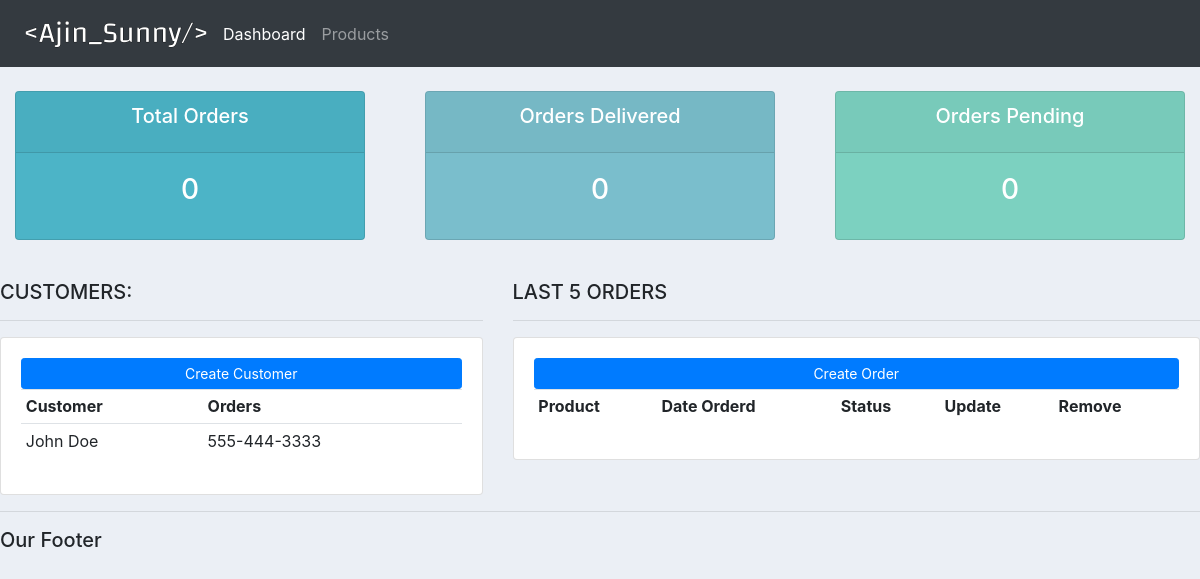
/, run on an earlier commit of the app's database.
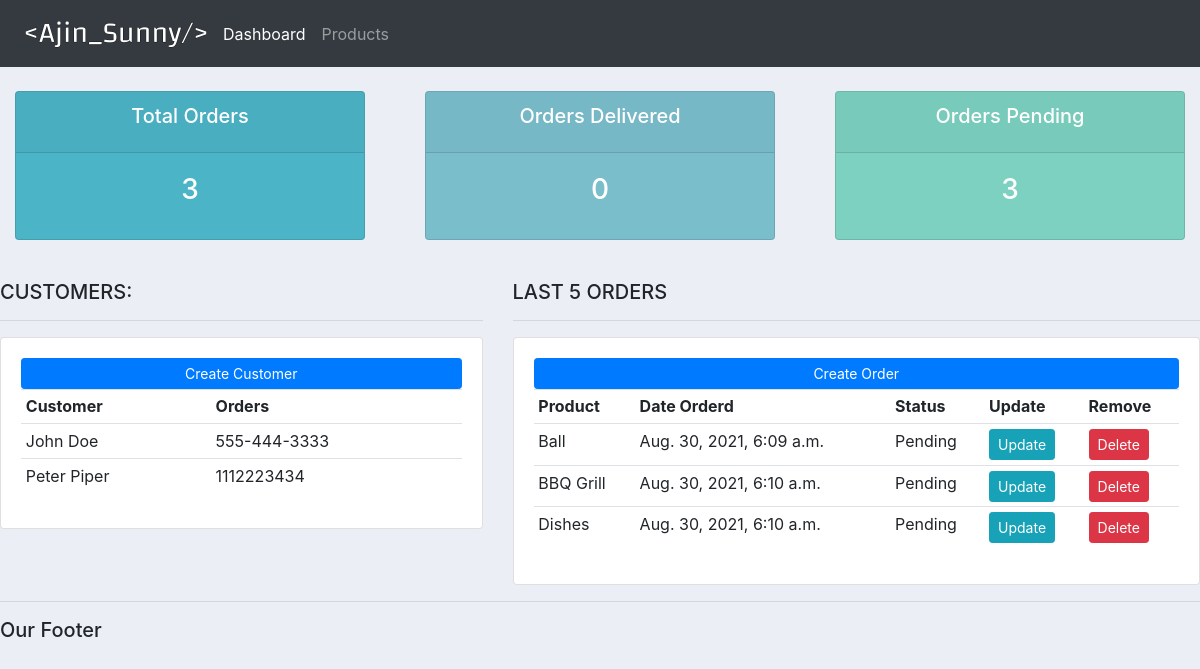
And on a later commit of the database.
### accounts/models.py (models this page shows, shortened)
class Customer(models.Model):
    name = models.CharField(max_length=200, null=True)
    phone = models.CharField(max_length=200, null=True)
    email = models.CharField(max_length=200, null=True)
    date_created = models.DateTimeField(auto_now_add=True)

class Order(models.Model):
    STATUS = (('Pending','Pending'),
     ('Out for Delivery','Out for Delivery'),
     ('Delivered','Delivered'))
    customer = models.ForeignKey(Customer, null=True, on_delete=models.SET_NULL)
    product = models.ForeignKey(Product, null=True, on_delete=models.SET_NULL)
    date_created=models.DateTimeField(auto_now=True,null=True)
    status = models.CharField(max_length=200, null=True, choices=STATUS)

class Product(models.Model):
    CATEGORY = (('Indoor','Indoor'), ('Outdoor','Outdoor'))
    name = models.CharField(max_length=200, null=True)
    price = models.FloatField(null=True)
    category = models.CharField(max_length=200, null=True, choices=CATEGORY)
    description = models.CharField(max_length=200, null=True, blank=True)
    date_created = models.DateTimeField(auto_now_add=True, null=True)
    tags = models.ManyToManyField(Tag)
    def __str__(self):
        return self.name

### accounts/views.py (the view)
# urls.py: path('', views.home, name="home"),
def home(request):
    orders = Order.objects.all()
    customers = Customer.objects.all()
    total_customers = customers.count()
    total_orders = orders.count()
    delivered = orders.filter(status = 'Delivered').count()
    pending = orders.filter(status='Pending').count()
    context = {'orders':orders, 'cusomters':customers, 'total_orders':total_orders, 'delivered':delivered, 'pending':pending }
    return render(request, 'accounts/dashboard.html', context)

### accounts/templates/accounts/dashboard.html
{% extends 'accounts/main.html' %}
{% block content %}
{% include 'accounts/status.html' %}
<br />
<div class="row">
  <div class="col-md-5">
    <h5>CUSTOMERS:</h5>
    <hr />
    <div class="card card-body">
      <a class="btn btn-primary btn-sm btn-block" href="">Create Customer</a>
      <table class="table table-sm">
        <tr>
          <th>Customer</th>
          <th>Orders</th>
        </tr>
        {% for customer in cusomters %}
        <tr>
          <td>{{customer.name}}</td>
          <td>{{customer.phone}}</td>
        </tr>
        {% endfor %}
      </table>
    </div>
  </div>
  <div class="col-md-7">
    <h5>LAST 5 ORDERS</h5>
    <hr />
    <div class="card card-body">
      <a class="btn btn-primary btn-sm btn-block" href="{% url 'create_order' %}">Create Order</a>
      <table class="table table-sm">
        <tr>
          <th>Product</th>
          <th>Date Orderd</th>
          <th>Status</th>
          <th>Update</th>
          <th>Remove</th>
        </tr>
        {% for order in orders %}
        <tr>
		  <td>{{order.product}}</td>
          <td>{{order.date_created}}</td>
          <td>{{order.status}}</td>
		  <td><a class = "btn btn-sm btn-info" href = "{% url 'update_order' order.id %}">Update</a></td>
		  <td><a class = "btn btn-sm btn-danger" href = "{% url 'delete_order' order.id %}">Delete</a></td>
        </tr>
        {% endfor %}
      </table>
    </div>
  </div>
</div>
{% endblock %}

### accounts/templates/accounts/main.html (shortened to what this page needs)
{% load static %}
<!DOCTYPE html>
<html>
    <head>
        <link rel="stylesheet" href="https://stackpath.bootstrapcdn.com/bootstrap/4.3.1/css/bootstrap.min.css">
        <link rel="stylesheet" type="text/css" href="{% static '/css/main.css' %}">
    </head>
    <body>
        {% include 'accounts/navbar.html' %}
        {% block content%}
        {% endblock %}
        <hr>
        <h5>Our Footer</h5>
    </body>
</html>

### accounts/templates/accounts/navbar.html (shortened to what this page needs)
{% load static %}
<nav class="navbar navbar-expand-lg navbar-dark bg-dark">
  <img src="{% static '/images/ajin_logo.png' %}">
  <div class="collapse navbar-collapse" id="navbarNav">
    <ul class="navbar-nav">
      <li class="nav-item active">
        <a class="nav-link" href="#"
          >Dashboard <span class="sr-only">(current)</span></a
        >
      </li>
      <li class="nav-item">
        <a class="nav-link" href="#">Products</a>
      </li>
    </ul>
  </div>
</nav>

### accounts/templates/accounts/status.html
<br>
<div class="row">
	<div class="col">
		<div class="col-md">
			<div class="card text-center text-white  mb-3" id="total-orders">
			  	<div class="card-header">
			  		<h5 class="card-title">Total Orders</h5>
			  	</div>
			  	<div class="card-body">
			    	<h3 class="card-title">{{total_orders}}</h3>
			  	</div>
			</div>
		</div>
	</div>
	<div class="col">
		<div class="col-md">
			<div class="card text-center text-white  mb-3" id="orders-delivered">
			  	<div class="card-header">
			  		<h5 class="card-title">Orders Delivered</h5>
			  	</div>
			  	<div class="card-body">
			    	<h3 class="card-title">{{delivered}}</h3>
			  	</div>
			</div>
		</div>
	</div>
	<div class="col">
		<div class="col-md">
			<div class="card text-center text-white  mb-3" id="orders-pending">
			  	<div class="card-header">
			  		<h5 class="card-title">Orders Pending</h5>
			  	</div>
			  	<div class="card-body">
			    	<h3 class="card-title">{{pending}}</h3>
			  	</div>
			</div>
		</div>
	</div>
</div>

### static/css/main.css (style rules this page uses)
body { background-color: #ebeff5; }
#total-orders { background-color: #4cb4c7; }
#orders-delivered { background-color: #7abecc; }
#orders-pending { background-color: #7cd1c0; }

What changed in the data, as far as the page shows it:
added Customer: name "Peter Piper", phone "1112223434"
added Order: product "Ball", date_created "Aug. 30, 2021, 6:09 a.m.", status "Pending"
added Order: product "BBQ Grill", date_created "Aug. 30, 2021, 6:10 a.m.", status "Pending"
added Order: product "Dishes", date_created "Aug. 30, 2021, 6:10 a.m.", status "Pending"
Also different on the page:
{{ total_orders }}: "0" → "3"
{{ pending }}: "0" → "3"
